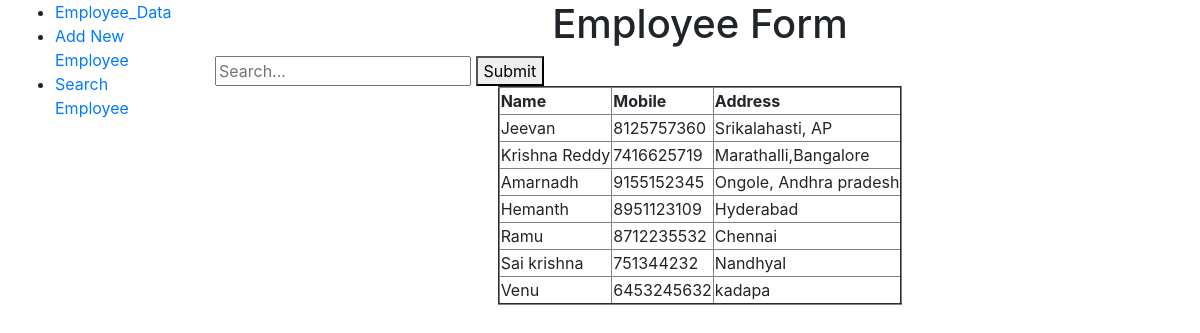
The page /task/search_emp/ on the database its author committed.
### task/models.py (models this page shows, shortened)
class Employee(models.Model):
    name = models.CharField(max_length=20,primary_key=True)
    mobile = models.BigIntegerField()
    address = models.TextField()

### task/views.py (the view)
# urls.py: url(r'search_emp/',CustomerSearch.as_view(), name='search_emp')
class CustomerSearch(ListView):
    template_name = 'search_emp.html'
    model = Employee
    context_object_name = 'search_data'
    def get_queryset(self):
        data = Employee.objects.all()
        var_get_search = self.request.GET.get('name')
        if var_get_search is not None:
            data = data.filter(name=var_get_search)
        return data

### templates/search_emp.html (shortened to what this page needs)
{% extends "base.html" %}
{% block content %}
<h1 align="center"> Employee Form </h1>
<form type="get" action="." style="margin: 0" method="get" accept-charset="utf-8">
    <input  id="name" type="text" name="name"  placeholder="Search..." >
    <button id="search_submit" type="submit" >Submit</button>
</form>
<table border="2px solid black" align="center">
    <th>Name</th>
    <th>Mobile</th>
    <th>Address</th>
{% for data in search_data %}
    <tr>
        <td> {{ data.name }} </td>
        <td> {{ data.mobile }} </td>
        <td> {{ data.address }} </td>
    </tr>
{% endfor %}
</table>
{% endblock content %}

### rows shown on the page
Employee: name "Jeevan", mobile "8125757360", address "Srikalahasti, AP"
Employee: name "Krishna Reddy", mobile "7416625719", address "Marathalli,Bangalore"
Employee: name "Amarnadh", mobile "9155152345", address "Ongole, Andhra pradesh"
Employee: name "Hemanth", mobile "8951123109", address "Hyderabad"
Employee: name "Ramu", mobile "8712235532", address "Chennai"
Employee: name "Sai krishna", mobile "751344232", address "Nandhyal"
Employee: name "Venu", mobile "6453245632", address "kadapa"
